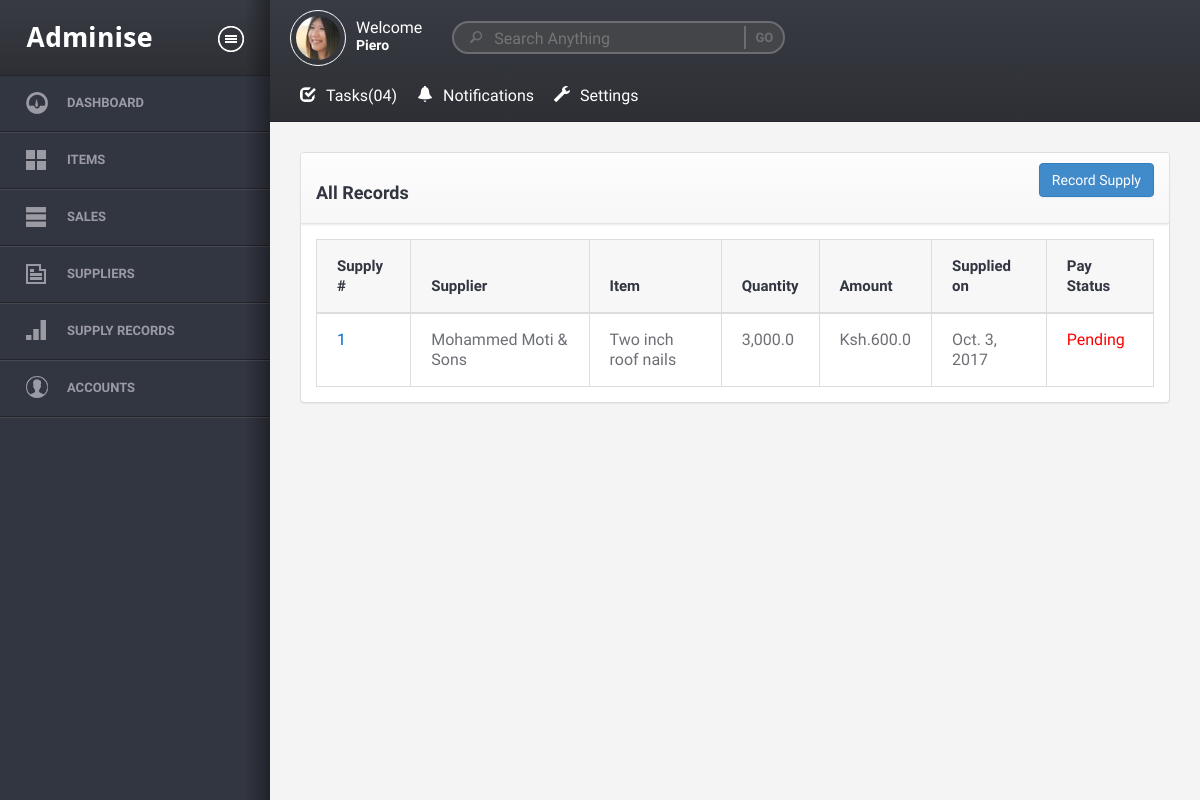
Screenshot of /supply-records/ (signed in) with the database file from the repository.
### inventory/models.py (models this page shows, shortened)
class Item_supply(models.Model):
	supplier = models.ForeignKey(Supplier)
	items_supplied = models.CharField(max_length=200)
	item_brand = models.CharField(max_length=200, blank=True)
	quantity = models.FloatField()
	amount = models.FloatField()
	date_supplied = models.DateField(default=timezone.now)
	pay_status = models.IntegerField(default=0)

class Supplier(models.Model):
	supplier_name = models.CharField(max_length=200)
	contact = models.CharField(max_length=200)
	added_on = models.DateTimeField(auto_now_add=True)
	def __str__(self):
		return self.supplier_name

### inventory/views.py (the view)
# urls.py: url(r'^supply-records/$', views.supply_records, name='supply_records'),
@login_required(login_url='login')
def supply_records(request):
	records = Item_supply.objects.all().order_by('-date_supplied')
	suppliers = Supplier.objects.all()
	context = {
		'records' : records,
		'suppliers' : suppliers,
	}
	return render(request, 'inventory/supply-records.html', context)

### inventory/templates/inventory/supply-records.html (shortened to what this page needs)
{% extends "base.html" %}
{% load humanize %}
{% block content %}
	<div class="row">
		<div class="col-md-12">
			<div class="panel panel-default">
				<div class="panel-heading">
					<a href="{% url 'inventory:add_supply_record' %}" class="btn btn-primary pull-right">Record Supply</a>
					<h3>All Records</h3>
				</div>
				<div class="panel-body">
					<table class="table table-bordered table-responsive">
						<thead>
							<th>Supply #</th>
							<th>Supplier</th>
							<th>Item</th>
							<th>Quantity</th>
							<th>Amount</th>
							<th>Supplied on</th>
							<th>Pay Status</th>
						</thead>
						<tbody>
							{% for record in records %}
							<tr>
								<td><a href="">{{ record.pk }}</a></td>
								<td>{{ record.supplier }}</td>
								<td>{{ record.items_supplied }}</td>
								<td>{{ record.quantity | intcomma }}</td>
								<td>Ksh.{{ record.amount | intcomma }}</td>
								<td>{{ record.date_supplied }}</td>
								<td>
									{% ifequal record.pay_status 0 %}
									<font color="red">Pending</font>
									{% else %}
									<font color="green">Paid</font>
									{% endifequal %}
								</td>
							</tr>
							{% empty %}
							<tr>
								<td colspan="4"><h3>No supply details recorded yet</h3></td>
							</tr>
							{% endfor %}
						</tbody>
					</table>
				</div>
			</div>
		</div>
	</div>
{% endblock %}

### templates/topbar.html (shortened to what this page needs)
{% load static %}
<header>
    <div class="user">
        <figure>
            <a href="#"><img src="{% static 'assets/images/avatar1.jpg' %}" alt="Adminise" /></a>
        </figure>
        <div class="welcome">
            <p>Welcome</p>
            <h5><a href="#">{{ user.username }}</a></h5>
        </div>
    </div>
    <div class="search-box">
        <input type="text" placeholder="Search Anything" />
        <input type="submit" value="go" />
    </div>
    <nav class="topnav">
        <ul id="nav1">
            <li class="tasks">
                <a href="#"><i class="glyphicon glyphicon-check"></i>Tasks<span>(04)</span></a>
            </li>
            <li class="notifi">
                <a href="#"><i class="glyphicon glyphicon-bell"></i>Notifications</a>
            </li>
            <li class="settings">
                <a href="#"><i class="glyphicon glyphicon-wrench"></i>Settings</a>
            </li>
        </ul>
    </nav>
    <div class="clearfix"></div>
</header>

### static/assets/css/custom.css (style rules this page uses)
body { font-size: 16px; }
a { color: #06c; }

### rows the page displays
Item_supply: pk "1", supplier "Mohammed Moti & Sons", items_supplied "Two inch roof nails", quantity "3,000.0", amount "600.0", date_supplied "Oct. 3, 2017"

### other values shown
{{ user.username }} "Piero"
